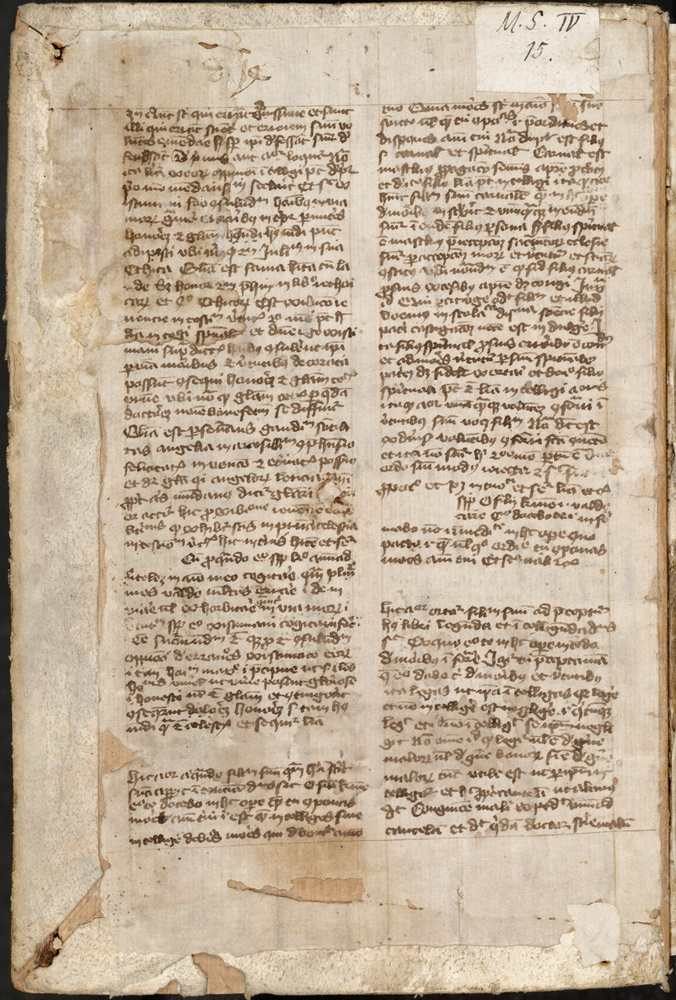
#> input picture code/KNMP_test.jpg, 676 x 1000 px, shrunk from 1997 x 2952 before the run
$ python preprocessor.py ../KNMP_test.jpg   (older library calls are emulated)
#> lines starting #> are read from the running program, lines starting #| are printed output that depends on the picture; after the words box and inside, x2 and y2 are one past the last pixel; in counts of white or black regions, pixels touching at a corner belong together
import sys, os, cv2, logging
import numpy as np

def preprocess(img):
    """ Convert the given greyscale image to an otsu-thresholed one,
        remove any specks, and imperfections """

    logging.debug('Preproccesing the supplied image')
    try:
        # result = 255 - otsuContrast(img)
        result = otsu(img)
        result = speck_removal(result)
        result = morphology(result)
    except:
        logging.error("Unexpected error:", sys.exc_info()[0])
        raise
    else:
        logging.debug('Preprocessing completed')
    return result;

def otsu(img):
    ret, result =  cv2.threshold(img, 0, 255, cv2.THRESH_BINARY + cv2.THRESH_OTSU)
    return result

def otsuContrast(img, stretch = True):
    if stretch:
        cv2.normalize(img, img, 0, 255, cv2.NORM_MINMAX)
    thresh, result = cv2.threshold(img, 0, 255, cv2.THRESH_TOZERO_INV | cv2.THRESH_OTSU)
    return result

def speck_removal(img):
    copy = img.copy()
    result, contours, hierarchy = cv2.findContours(copy,cv2.RETR_LIST,cv2.CHAIN_APPROX_NONE)
    contourThreshold = 30;
    mask = np.ones(img.shape[:2], dtype="uint8")
    for idx, contour in enumerate(contours):
        if contour.size <= contourThreshold:
            cv2.drawContours(mask, contours, idx, (255,255,255), 2, 8, hierarchy, 0)
    # Remove the mask from the img ( make contours white)
    return np.maximum(img, mask)

def morphology(img):
    kernel = np.ones((3, 3), np.uint8)
    img = cv2.dilate(img, kernel, iterations = 1)
    img = cv2.erode(img, kernel, iterations = 1)
    return img

if __name__ == '__main__':
    img = cv2.imread(sys.argv[1], 0)
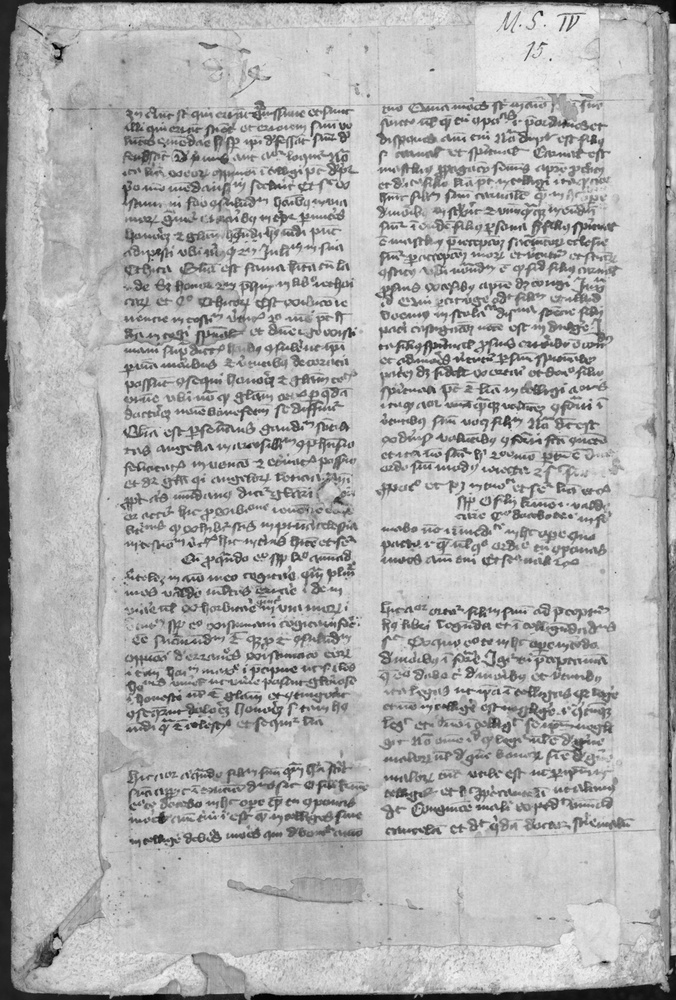
#> img: shape (1000, 676); min 0, max 246, mean 177.1
    ots = otsu(img.copy())
#> in otsu, `ret, result =  cv2.threshold(img, 0, 255, cv2.THRESH_BINARY + cv2.THRE..`:
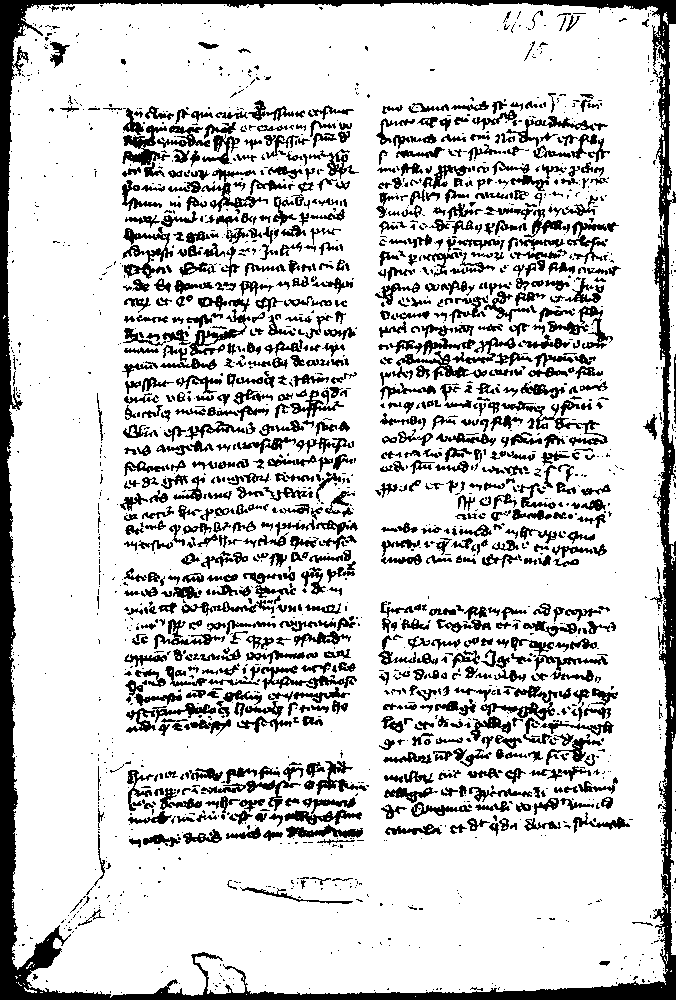
#> result: shape (1000, 676); 80.6% white; 1968 black regions (1131 under 20 px), largest, box (x1, y1, x2, y2) and area: (0, 0, 676, 1000) 32017, (122, 227, 173, 279) 909, (501, 401, 608, 446) 809
#> in otsu, `ret, result =  cv2.threshold(img, 0, 255, cv2.THRESH_BINARY + cv2.THRE..`: ret = 149
    otsuC = otsuContrast(img.copy(), False)
#> in otsuContrast, `thresh, result = cv2.threshold(img, 0, 255, cv2.THRESH_TOZERO_INV | cv..`:
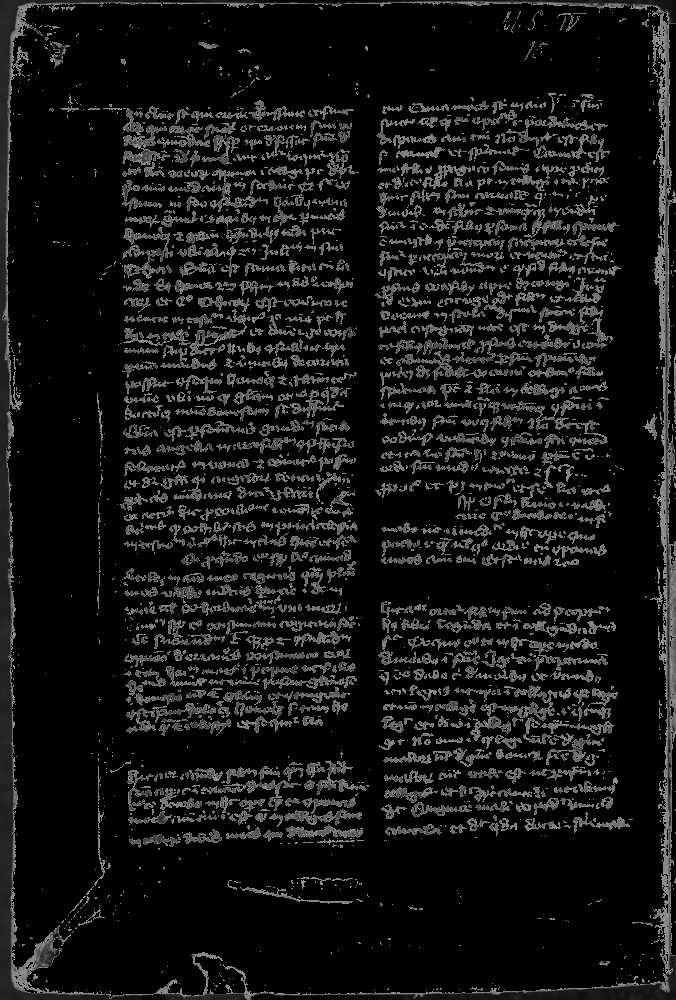
#> result: shape (1000, 676); min 0, max 149, mean 20.3
    otsuNew = otsu(otsuC.copy())
#> in otsu (call 2), `ret, result =  cv2.threshold(img, 0, 255, cv2.THRESH_BINARY + cv2.THRE..`:
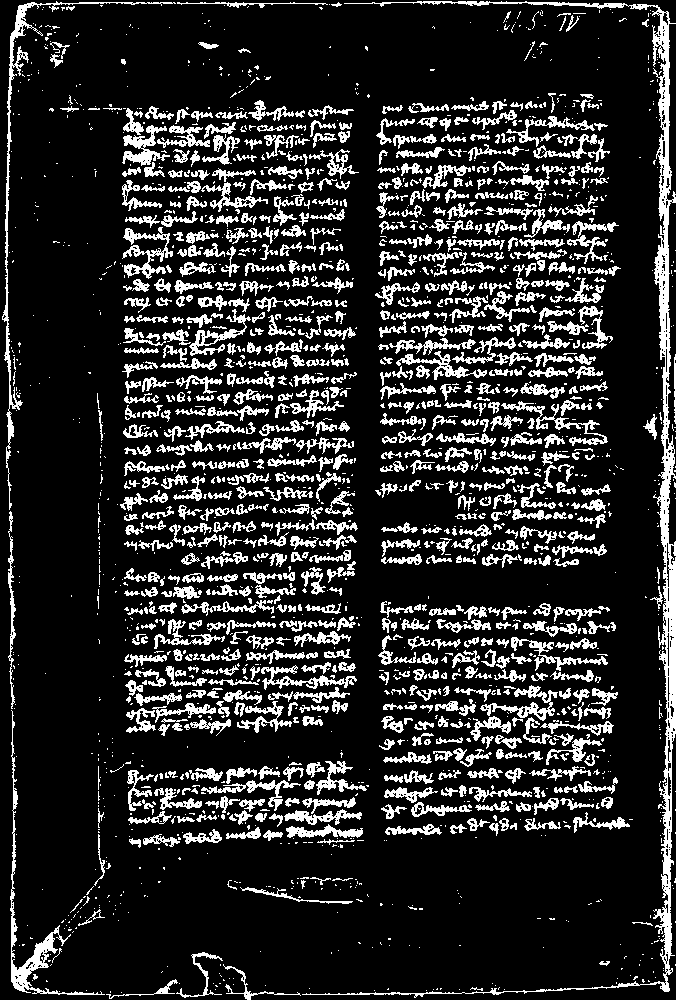
#> result: shape (1000, 676); 16.9% white; 1987 white regions (1140 under 20 px)
#> in otsu (call 2), `ret, result =  cv2.threshold(img, 0, 255, cv2.THRESH_BINARY + cv2.THRE..`: ret = 58
    speck = speck_removal( ots.copy() )
#> in speck_removal, `result, contours, hierarchy = cv2.findContours(copy,cv2.RETR_LIST,cv2...`: contours = 3464 contours, 2320 with area under 20; largest, box (x1, y1, x2, y2) and area: (7, 2, 668, 998) 637102, (667, 24, 676, 476) 2246, (122, 227, 174, 280) 987, (260, 664, 358, 691) 893, (188, 324, 248, 357) 770
#> the loop in speck_removal, `for idx, contour in enumerate(contours):` made 3464 passes
#> contour on passes 1 to 3: [[415, 996]], [[246, 994]], [[296, 992], [297, 991], [298, 992], [297, 993]]
#> after the loop in speck_removal, `for idx, contour in enumerate(contours):`:
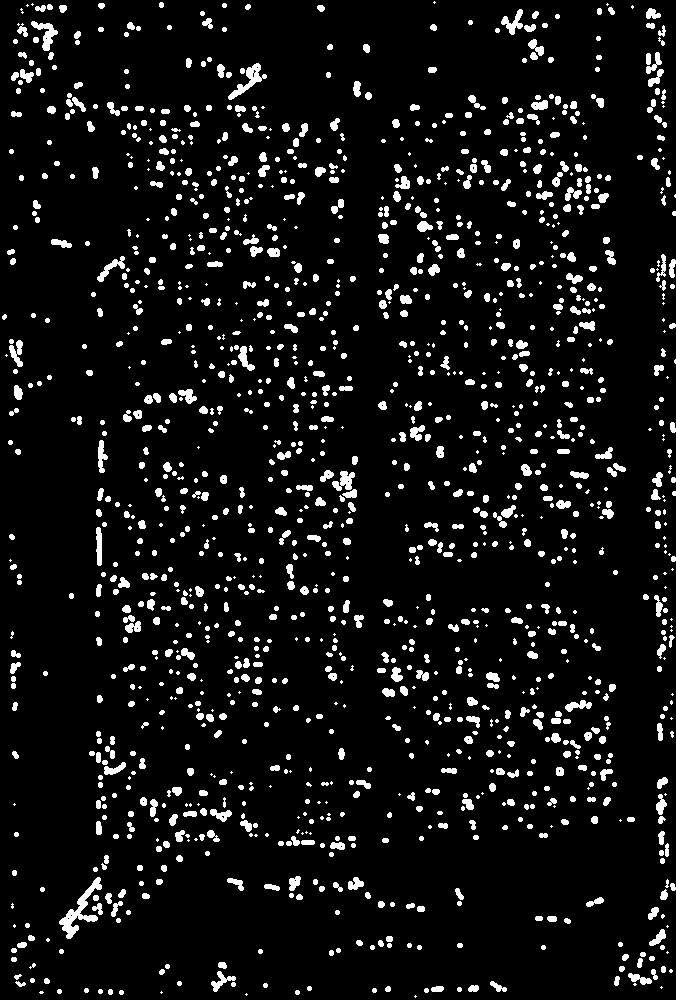
#> mask: shape (1000, 676); values 1 (black) and 255 (white), 7.4% white; 1503 white regions (431 under 20 px), largest, box (x1, y1, x2, y2) and area: (59, 877, 102, 939) 721, (228, 63, 267, 100) 410, (31, 21, 58, 51) 316
#> in speck_removal, `return np.maximum(img, mask)`: returned value: shape (1000, 676); values 1 (black) and 255 (white), 82.7% white; 1160 black regions (300 under 20 px), largest, box (x1, y1, x2, y2) and area: (0, 0, 676, 1000) 30496, (122, 125, 170, 166) 724, (261, 665, 357, 690) 662
    morph = morphology( ots.copy() )
#> in morphology, `img = cv2.dilate(img, kernel, iterations = 1)`: img: shape (1000, 676); 94.5% white; 2834 black regions (2703 under 20 px), largest, box (x1, y1, x2, y2) and area: (0, 0, 676, 1000) 23276, (125, 127, 158, 147) 143, (131, 150, 154, 164) 142
#> in morphology, `img = cv2.erode(img, kernel, iterations = 1)`: img: shape (1000, 676); 87.6% white; 2279 black regions (1428 under 20 px), largest, box (x1, y1, x2, y2) and area: (0, 0, 676, 1000) 29161, (286, 826, 337, 837) 334, (124, 126, 163, 148) 329
    combination = morphology( speck.copy() )
#> in morphology (call 2), `img = cv2.dilate(img, kernel, iterations = 1)`: img: shape (1000, 676); values 1 (black) and 255 (white), 95.2% white; 2367 black regions (2279 under 20 px), largest, box (x1, y1, x2, y2) and area: (0, 0, 676, 1000) 17381, (436, 0, 676, 23) 1203, (656, 200, 674, 509) 1089
#> in morphology (call 2), `img = cv2.erode(img, kernel, iterations = 1)`:
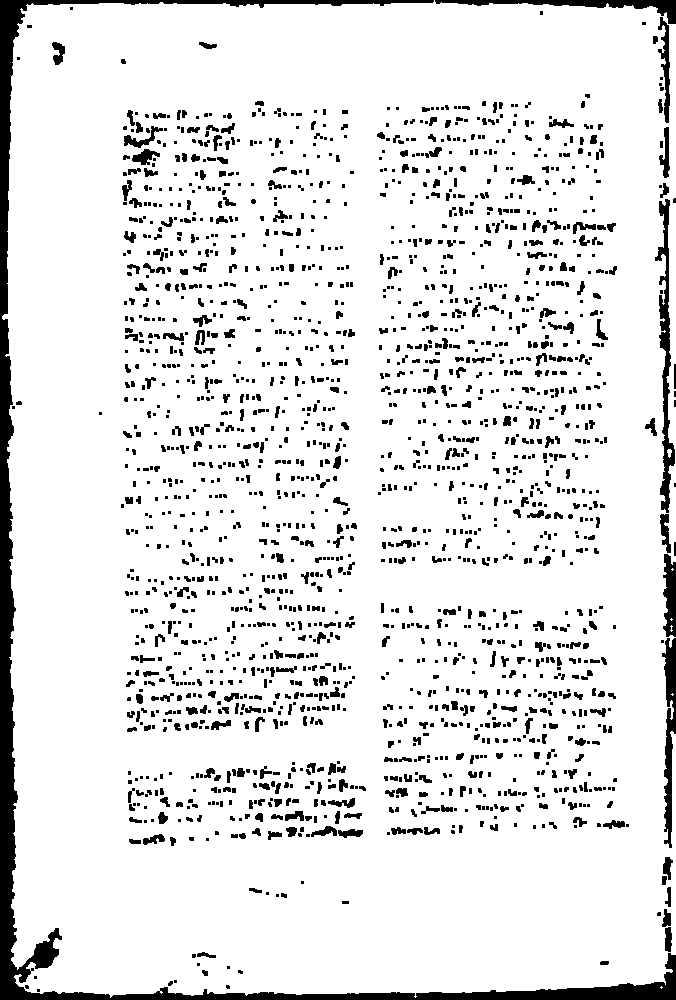
#> img: shape (1000, 676); values 1 (black) and 255 (white), 89.7% white; 1994 black regions (1291 under 20 px), largest, box (x1, y1, x2, y2) and area: (0, 0, 676, 1000) 20276, (655, 199, 675, 513) 2056, (662, 638, 676, 848) 1581

    cv2.imwrite('tmp/original.png', img)
    cv2.imwrite('tmp/otsu.png', ots)
    cv2.imwrite('tmp/speck.png', speck)
    cv2.imwrite('tmp/morph.png', morph)
    cv2.imwrite('tmp/combination.png', combination)
    cv2.imwrite('tmp/otsuC.png', otsuC)
    cv2.imwrite('tmp/otsuNew.png', otsuNew)
